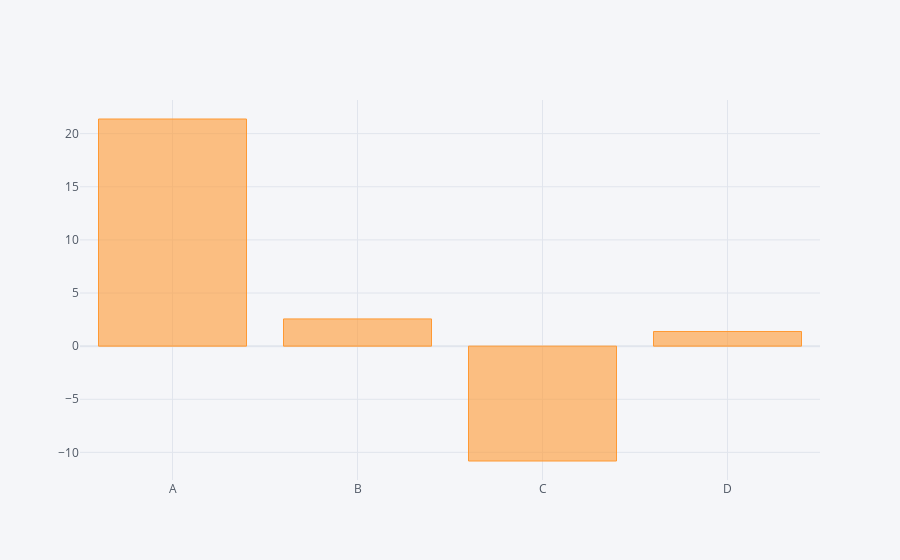

The notebook cell saved with this chart:
### Code cell
df1.sum().iplot(kind='bar') # Using sum()

### Figure 1 — Plotly figure (JSON) as saved in the notebook; plotly's stock layout.template omitted (floating-point values rounded to 4 significant figures)
{"data": [{"marker": {"color": "rgba(255, 153, 51, 0.6)", "line": {"color": "rgba(255, 153, 51, 1.0)", "width": 1}}, "name": "None", "orientation": "v", "text": "", "type": "bar", "x": ["A", "B", "C", "D"], "y": [21.38, 2.561, -10.81, 1.379]}], "layout": {"legend": {"bgcolor": "#F5F6F9", "font": {"color": "#4D5663"}}, "paper_bgcolor": "#F5F6F9", "plot_bgcolor": "#F5F6F9", "title": {"font": {"color": "#4D5663"}}, "xaxis": {"gridcolor": "#E1E5ED", "showgrid": true, "tickfont": {"color": "#4D5663"}, "title": {"font": {"color": "#4D5663"}, "text": ""}, "zerolinecolor": "#E1E5ED"}, "yaxis": {"gridcolor": "#E1E5ED", "showgrid": true, "tickfont": {"color": "#4D5663"}, "title": {"font": {"color": "#4D5663"}, "text": ""}, "zerolinecolor": "#E1E5ED"}}}
